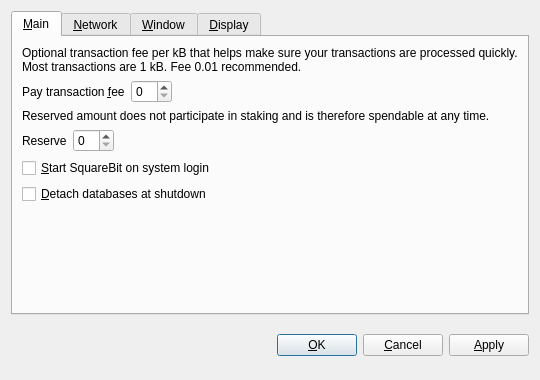
<?xml version="1.0" encoding="UTF-8"?>
<ui version="4.0">
 <class>OptionsDialog</class>
 <widget class="QDialog" name="OptionsDialog">
  <property name="geometry">
   <rect>
    <x>0</x>
    <y>0</y>
    <width>540</width>
    <height>380</height>
   </rect>
  </property>
  <property name="windowTitle">
   <string>Options</string>
  </property>
  <property name="modal">
   <bool>true</bool>
  </property>
  <layout class="QVBoxLayout" name="verticalLayout">
   <item>
    <widget class="QTabWidget" name="tabWidget">
     <property name="tabPosition">
      <enum>QTabWidget::North</enum>
     </property>
     <property name="currentIndex">
      <number>0</number>
     </property>
     <widget class="QWidget" name="tabMain">
      <attribute name="title">
       <string>&amp;Main</string>
      </attribute>
      <layout class="QVBoxLayout" name="verticalLayout_Main">
       <item>
        <widget class="QLabel" name="transactionFeeInfoLabel">
         <property name="text">
          <string>Optional transaction fee per kB that helps make sure your transactions are processed quickly. Most transactions are 1 kB. Fee 0.01 recommended.</string>
         </property>
         <property name="textFormat">
          <enum>Qt::PlainText</enum>
         </property>
         <property name="wordWrap">
          <bool>true</bool>
         </property>
        </widget>
       </item>
       <item>
        <layout class="QHBoxLayout" name="horizontalLayoutFee">
         <item>
          <widget class="QLabel" name="transactionFeeLabel">
           <property name="text">
            <string>Pay transaction &amp;fee</string>
           </property>
           <property name="textFormat">
            <enum>Qt::PlainText</enum>
           </property>
           <property name="buddy">
            <cstring>transactionFee</cstring>
           </property>
          </widget>
         </item>
         <item>
          <widget class="BitcoinAmountField" name="transactionFee"/>
         </item>
         <item>
          <spacer name="horizontalSpacerFee">
           <property name="orientation">
            <enum>Qt::Horizontal</enum>
           </property>
           <property name="sizeHint" stdset="0">
            <size>
             <width>40</width>
             <height>20</height>
            </size>
           </property>
          </spacer>
         </item>
        </layout>
       </item>
       <item>
        <widget class="QLabel" name="reserveBalanceInfoLabel">
         <property name="text">
          <string>Reserved amount does not participate in staking and is therefore spendable at any time.</string>
         </property>
         <property name="textFormat">
          <enum>Qt::PlainText</enum>
         </property>
         <property name="wordWrap">
          <bool>true</bool>
         </property>
        </widget>
       </item>
       <item>
        <layout class="QHBoxLayout" name="horizontalLayoutReserveBalance">
         <item>
          <widget class="QLabel" name="reserveBalanceLabel">
           <property name="text">
            <string>Reserve</string>
           </property>
           <property name="textFormat">
            <enum>Qt::PlainText</enum>
           </property>
           <property name="buddy">
            <cstring>reserveBalance</cstring>
           </property>
          </widget>
         </item>
         <item>
          <widget class="BitcoinAmountField" name="reserveBalance"/>
         </item>
         <item>
          <spacer name="horizontalSpacerReserveBalance">
           <property name="orientation">
            <enum>Qt::Horizontal</enum>
           </property>
           <property name="sizeHint" stdset="0">
            <size>
             <width>40</width>
             <height>20</height>
            </size>
           </property>
          </spacer>
         </item>
        </layout>
       </item>
       <item>
        <widget class="QCheckBox" name="bitcoinAtStartup">
         <property name="toolTip">
          <string>Automatically start SquareBit after logging in to the system.</string>
         </property>
         <property name="text">
          <string>&amp;Start SquareBit on system login</string>
         </property>
        </widget>
       </item>
       <item>
        <widget class="QCheckBox" name="detachDatabases">
         <property name="toolTip">
          <string>Detach block and address databases at shutdown. This means they can be moved to another data directory, but it slows down shutdown. The wallet is always detached.</string>
         </property>
         <property name="text">
          <string>&amp;Detach databases at shutdown</string>
         </property>
        </widget>
       </item>
       <item>
        <spacer name="verticalSpacer_Main">
         <property name="orientation">
          <enum>Qt::Vertical</enum>
         </property>
         <property name="sizeHint" stdset="0">
          <size>
           <width>20</width>
           <height>40</height>
          </size>
         </property>
        </spacer>
       </item>
      </layout>
     </widget>
     <widget class="QWidget" name="tabNetwork">
      <attribute name="title">
       <string>&amp;Network</string>
      </attribute>
      <layout class="QVBoxLayout" name="verticalLayout_Network">
       <item>
        <widget class="QCheckBox" name="mapPortUpnp">
         <property name="toolTip">
          <string>Automatically open the SquareBit client port on the router. This only works when your router supports UPnP and it is enabled.</string>
         </property>
         <property name="text">
          <string>Map port using &amp;UPnP</string>
         </property>
        </widget>
       </item>
       <item>
        <widget class="QCheckBox" name="connectSocks">
         <property name="toolTip">
          <string>Connect to the SquareBit network through a SOCKS proxy (e.g. when connecting through Tor).</string>
         </property>
         <property name="text">
          <string>&amp;Connect through SOCKS proxy:</string>
         </property>
        </widget>
       </item>
       <item>
        <layout class="QHBoxLayout" name="horizontalLayout_Network">
         <item>
          <widget class="QLabel" name="proxyIpLabel">
           <property name="text">
            <string>Proxy &amp;IP:</string>
           </property>
           <property name="textFormat">
            <enum>Qt::PlainText</enum>
           </property>
           <property name="buddy">
            <cstring>proxyIp</cstring>
           </property>
          </widget>
         </item>
         <item>
          <widget class="QValidatedLineEdit" name="proxyIp">
           <property name="maximumSize">
            <size>
             <width>140</width>
             <height>16777215</height>
            </size>
           </property>
           <property name="toolTip">
            <string>IP address of the proxy (e.g. 127.0.0.1)</string>
           </property>
          </widget>
         </item>
         <item>
          <widget class="QLabel" name="proxyPortLabel">
           <property name="text">
            <string>&amp;Port:</string>
           </property>
           <property name="textFormat">
            <enum>Qt::PlainText</enum>
           </property>
           <property name="buddy">
            <cstring>proxyPort</cstring>
           </property>
          </widget>
         </item>
         <item>
          <widget class="QLineEdit" name="proxyPort">
           <property name="maximumSize">
            <size>
             <width>55</width>
             <height>16777215</height>
            </size>
           </property>
           <property name="toolTip">
            <string>Port of the proxy (e.g. 9050)</string>
           </property>
          </widget>
         </item>
         <item>
          <widget class="QLabel" name="socksVersionLabel">
           <property name="text">
            <string>SOCKS &amp;Version:</string>
           </property>
           <property name="textFormat">
            <enum>Qt::PlainText</enum>
           </property>
           <property name="buddy">
            <cstring>socksVersion</cstring>
           </property>
          </widget>
         </item>
         <item>
          <widget class="QValueComboBox" name="socksVersion">
           <property name="toolTip">
            <string>SOCKS version of the proxy (e.g. 5)</string>
           </property>
          </widget>
         </item>
         <item>
          <spacer name="horizontalSpacer_Network">
           <property name="orientation">
            <enum>Qt::Horizontal</enum>
           </property>
           <property name="sizeHint" stdset="0">
            <size>
             <width>40</width>
             <height>20</height>
            </size>
           </property>
          </spacer>
         </item>
        </layout>
       </item>
       <item>
        <spacer name="verticalSpacer_Network">
         <property name="orientation">
          <enum>Qt::Vertical</enum>
         </property>
         <property name="sizeHint" stdset="0">
          <size>
           <width>20</width>
           <height>40</height>
          </size>
         </property>
        </spacer>
       </item>
      </layout>
     </widget>
     <widget class="QWidget" name="tabWindow">
      <attribute name="title">
       <string>&amp;Window</string>
      </attribute>
      <layout class="QVBoxLayout" name="verticalLayout_Window">
       <item>
        <widget class="QCheckBox" name="minimizeToTray">
         <property name="toolTip">
          <string>Show only a tray icon after minimizing the window.</string>
         </property>
         <property name="text">
          <string>&amp;Minimize to the tray instead of the taskbar</string>
         </property>
        </widget>
       </item>
       <item>
        <widget class="QCheckBox" name="minimizeOnClose">
         <property name="toolTip">
          <string>Minimize instead of exit the application when the window is closed. When this option is enabled, the application will be closed only after selecting Quit in the menu.</string>
         </property>
         <property name="text">
          <string>M&amp;inimize on close</string>
         </property>
        </widget>
       </item>
       <item>
        <spacer name="verticalSpacer_Window">
         <property name="orientation">
          <enum>Qt::Vertical</enum>
         </property>
         <property name="sizeHint" stdset="0">
          <size>
           <width>20</width>
           <height>40</height>
          </size>
         </property>
        </spacer>
       </item>
      </layout>
     </widget>
     <widget class="QWidget" name="tabDisplay">
      <attribute name="title">
       <string>&amp;Display</string>
      </attribute>
      <layout class="QVBoxLayout" name="verticalLayout_Display">
       <item>
        <layout class="QHBoxLayout" name="horizontalLayout_1_Display">
         <item>
          <widget class="QLabel" name="langLabel">
           <property name="text">
            <string>User Interface &amp;language:</string>
           </property>
           <property name="textFormat">
            <enum>Qt::PlainText</enum>
           </property>
           <property name="buddy">
            <cstring>lang</cstring>
           </property>
          </widget>
         </item>
         <item>
          <widget class="QValueComboBox" name="lang">
           <property name="toolTip">
            <string>The user interface language can be set here. This setting will take effect after restarting SquareBit.</string>
           </property>
          </widget>
         </item>
        </layout>
       </item>
       <item>
        <layout class="QHBoxLayout" name="horizontalLayout_2_Display">
         <item>
          <widget class="QLabel" name="unitLabel">
           <property name="text">
            <string>&amp;Unit to show amounts in:</string>
           </property>
           <property name="textFormat">
            <enum>Qt::PlainText</enum>
           </property>
           <property name="buddy">
            <cstring>unit</cstring>
           </property>
          </widget>
         </item>
         <item>
          <widget class="QValueComboBox" name="unit">
           <property name="toolTip">
            <string>Choose the default subdivision unit to show in the interface and when sending coins.</string>
           </property>
          </widget>
         </item>
        </layout>
       </item>
       <item>
        <widget class="QCheckBox" name="displayAddresses">
         <property name="toolTip">
          <string>Whether to show SquareBit addresses in the transaction list or not.</string>
         </property>
         <property name="text">
          <string>&amp;Display addresses in transaction list</string>
         </property>
        </widget>
       </item>
       <item>
        <widget class="QCheckBox" name="coinControlFeatures">
         <property name="toolTip">
          <string>Whether to show coin control features or not.</string>
         </property>
         <property name="text">
          <string>Display coin &amp;control features (experts only!)</string>
         </property>
        </widget>
       </item>
       <item>
        <spacer name="verticalSpacer_Display">
         <property name="orientation">
          <enum>Qt::Vertical</enum>
         </property>
         <property name="sizeHint" stdset="0">
          <size>
           <width>20</width>
           <height>40</height>
          </size>
         </property>
        </spacer>
       </item>
      </layout>
     </widget>
    </widget>
   </item>
   <item>
    <layout class="QHBoxLayout" name="horizontalLayout_Buttons">
     <item>
      <spacer name="horizontalSpacer_1">
       <property name="orientation">
        <enum>Qt::Horizontal</enum>
       </property>
       <property name="sizeHint" stdset="0">
        <size>
         <width>40</width>
         <height>48</height>
        </size>
       </property>
      </spacer>
     </item>
     <item>
      <widget class="QLabel" name="statusLabel">
       <property name="font">
        <font>
         <weight>75</weight>
         <bold>true</bold>
        </font>
       </property>
       <property name="text">
        <string/>
       </property>
       <property name="textFormat">
        <enum>Qt::PlainText</enum>
       </property>
       <property name="wordWrap">
        <bool>true</bool>
       </property>
      </widget>
     </item>
     <item>
      <spacer name="horizontalSpacer_2">
       <property name="orientation">
        <enum>Qt::Horizontal</enum>
       </property>
       <property name="sizeHint" stdset="0">
        <size>
         <width>40</width>
         <height>48</height>
        </size>
       </property>
      </spacer>
     </item>
     <item>
      <widget class="QPushButton" name="okButton">
       <property name="text">
        <string>&amp;OK</string>
       </property>
      </widget>
     </item>
     <item>
      <widget class="QPushButton" name="cancelButton">
       <property name="text">
        <string>&amp;Cancel</string>
       </property>
       <property name="autoDefault">
        <bool>false</bool>
       </property>
      </widget>
     </item>
     <item>
      <widget class="QPushButton" name="applyButton">
       <property name="text">
        <string>&amp;Apply</string>
       </property>
       <property name="autoDefault">
        <bool>false</bool>
       </property>
      </widget>
     </item>
    </layout>
   </item>
  </layout>
 </widget>
 <customwidgets>
  <customwidget>
   <class>BitcoinAmountField</class>
   <extends>QSpinBox</extends>
   <header>bitcoinamountfield.h</header>
  </customwidget>
  <customwidget>
   <class>QValueComboBox</class>
   <extends>QComboBox</extends>
   <header>qvaluecombobox.h</header>
  </customwidget>
  <customwidget>
   <class>QValidatedLineEdit</class>
   <extends>QLineEdit</extends>
   <header>qvalidatedlineedit.h</header>
  </customwidget>
 </customwidgets>
 <resources/>
 <connections/>
</ui>
